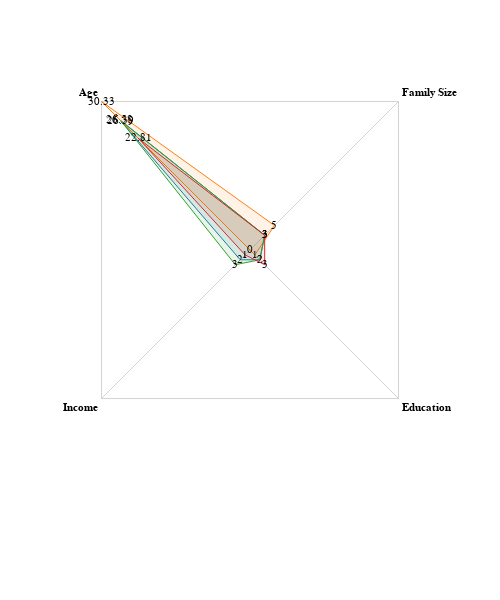

Vega-Lite specification for this chart:
### Vega specification from a JSON file in a GitHub repository (floating-point values rounded to 4 significant figures)
{"$schema": "https://vega.github.io/schema/vega/v5.json", "description": "A radar chart example, showing multiple dimensions in a radial layout.", "width": 500, "height": 600, "padding": 40, "autosize": {"type": "none", "contains": "padding"}, "signals": [{"name": "radius", "update": "width/2"}], "data": [{"name": "table", "values": [{"key": "Age", "value": 26.58, "category": 0}, {"key": "Age", "value": 30.33, "category": 1}, {"key": "Age", "value": 26.39, "category": 2}, {"key": "Age", "value": 22.81, "category": 3}, {"key": "Family Size", "value": 3, "category": 0}, {"key": "Family Size", "value": 5, "category": 1}, {"key": "Family Size", "value": 3, "category": 2}, {"key": "Family Size", "value": 3, "category": 3}, {"key": "Education", "value": 2, "category": 0}, {"key": "Education", "value": 1, "category": 1}, {"key": "Education", "value": 2, "category": 2}, {"key": "Education", "value": 3, "category": 3}, {"key": "Income", "value": 2, "category": 0}, {"key": "Income", "value": 0, "category": 1}, {"key": "Income", "value": 3, "category": 2}, {"key": "Income", "value": 1, "category": 3}]}, {"name": "keys", "source": "table", "transform": [{"type": "aggregate", "groupby": ["key"]}]}], "scales": [{"name": "angular", "type": "point", "range": {"signal": "[-PI, PI]"}, "padding": 0.5, "domain": {"data": "table", "field": "key"}}, {"name": "radial", "type": "linear", "range": {"signal": "[0, radius]"}, "zero": true, "nice": false, "domain": {"data": "table", "field": "value"}, "domainMin": 0}, {"name": "color", "type": "ordinal", "domain": {"data": "table", "field": "category"}, "range": {"scheme": "category10"}}], "encode": {"enter": {"x": {"signal": "radius"}, "y": {"signal": "radius"}}}, "marks": [{"type": "group", "name": "categories", "zindex": 1, "from": {"facet": {"data": "table", "name": "facet", "groupby": ["category"]}}, "marks": [{"type": "line", "name": "category-line", "from": {"data": "facet"}, "encode": {"enter": {"interpolate": {"value": "linear-closed"}, "x": {"signal": "scale('radial', datum.value) * cos(scale('angular', datum.key))"}, "y": {"signal": "scale('radial', datum.value) * sin(scale('angular', datum.key))"}, "stroke": {"scale": "color", "field": "category"}, "strokeWidth": {"value": 1}, "fill": {"scale": "color", "field": "category"}, "fillOpacity": {"value": 0.1}}}}, {"type": "text", "name": "value-text", "from": {"data": "category-line"}, "encode": {"enter": {"x": {"signal": "datum.x"}, "y": {"signal": "datum.y"}, "text": {"signal": "datum.datum.value"}, "align": {"value": "center"}, "baseline": {"value": "middle"}, "fill": {"value": "black"}}}}]}, {"type": "rule", "name": "radial-grid", "from": {"data": "keys"}, "zindex": 0, "encode": {"enter": {"x": {"value": 0}, "y": {"value": 0}, "x2": {"signal": "radius * cos(scale('angular', datum.key))"}, "y2": {"signal": "radius * sin(scale('angular', datum.key))"}, "stroke": {"value": "lightgray"}, "strokeWidth": {"value": 1}}}}, {"type": "text", "name": "key-label", "from": {"data": "keys"}, "zindex": 1, "encode": {"enter": {"x": {"signal": "(radius + 5) * cos(scale('angular', datum.key))"}, "y": {"signal": "(radius + 5) * sin(scale('angular', datum.key))"}, "text": {"field": "key"}, "align": [{"test": "abs(scale('angular', datum.key)) > PI / 2", "value": "right"}, {"value": "left"}], "baseline": [{"test": "scale('angular', datum.key) > 0", "value": "top"}, {"test": "scale('angular', datum.key) == 0", "value": "middle"}, {"value": "bottom"}], "fill": {"value": "black"}, "fontWeight": {"value": "bold"}}}}, {"type": "line", "name": "outer-line", "from": {"data": "radial-grid"}, "encode": {"enter": {"interpolate": {"value": "linear-closed"}, "x": {"field": "x2"}, "y": {"field": "y2"}, "stroke": {"value": "lightgray"}, "strokeWidth": {"value": 1}}}}]}
